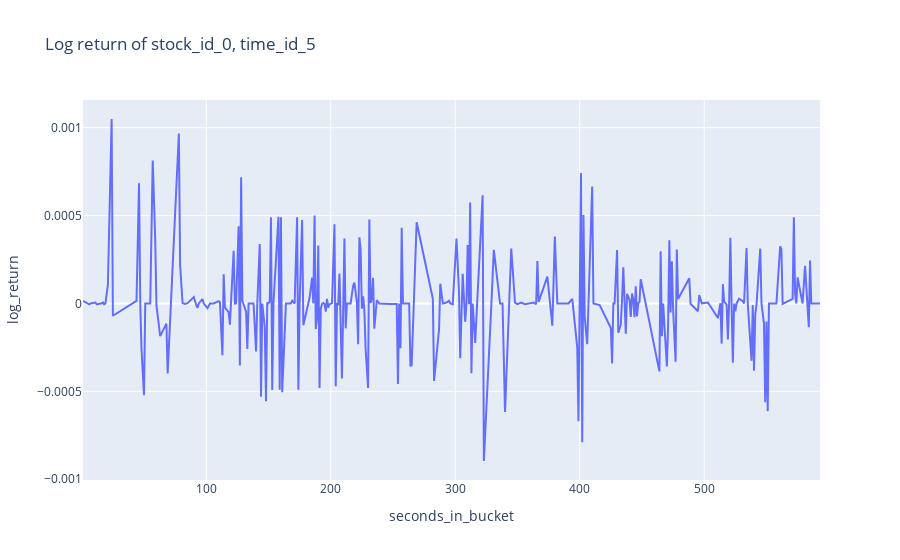

This figure's notebook cell:
### Code cell
# Plot log returns for each second interval/observation in time bucket 5
fig = px.line(book_example, x="seconds_in_bucket", y="log_return", title='Log return of stock_id_0, time_id_5')
fig.show()

### Figure 1 — Plotly figure (JSON) as saved in the notebook; plotly's stock layout.template omitted (floating-point values rounded to 4 significant figures; data arrays with more than 128 entries replaced by an {"elided": "..."} marker saying what was removed)
{"data": [{"hovertemplate": "seconds_in_bucket=%{x}<br>log_return=%{y}<extra></extra>", "legendgroup": "", "line": {"color": "#636efa", "dash": "solid"}, "marker": {"symbol": "circle"}, "mode": "lines", "name": "", "orientation": "v", "showlegend": false, "type": "scatter", "x": {"elided": "301 int values"}, "xaxis": "x", "y": {"elided": "301 float values"}, "yaxis": "y"}], "layout": {"legend": {"tracegroupgap": 0}, "title": {"text": "Log return of stock_id_0, time_id_5"}, "xaxis": {"anchor": "y", "domain": [0, 1], "title": {"text": "seconds_in_bucket"}}, "yaxis": {"anchor": "x", "domain": [0, 1], "title": {"text": "log_return"}}}}
